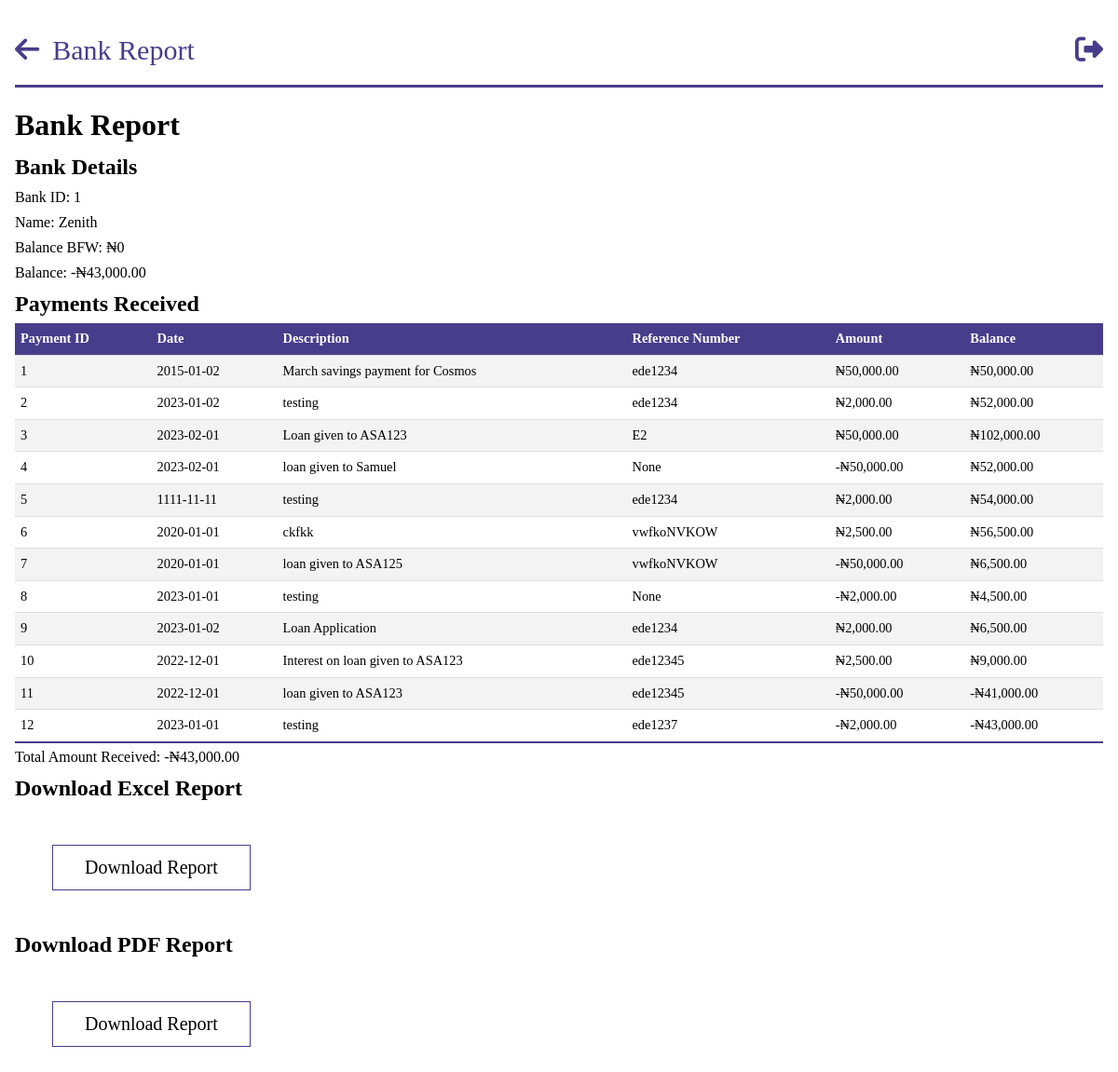
/bank_report/1 (signed in), run on an earlier commit of the app's database.
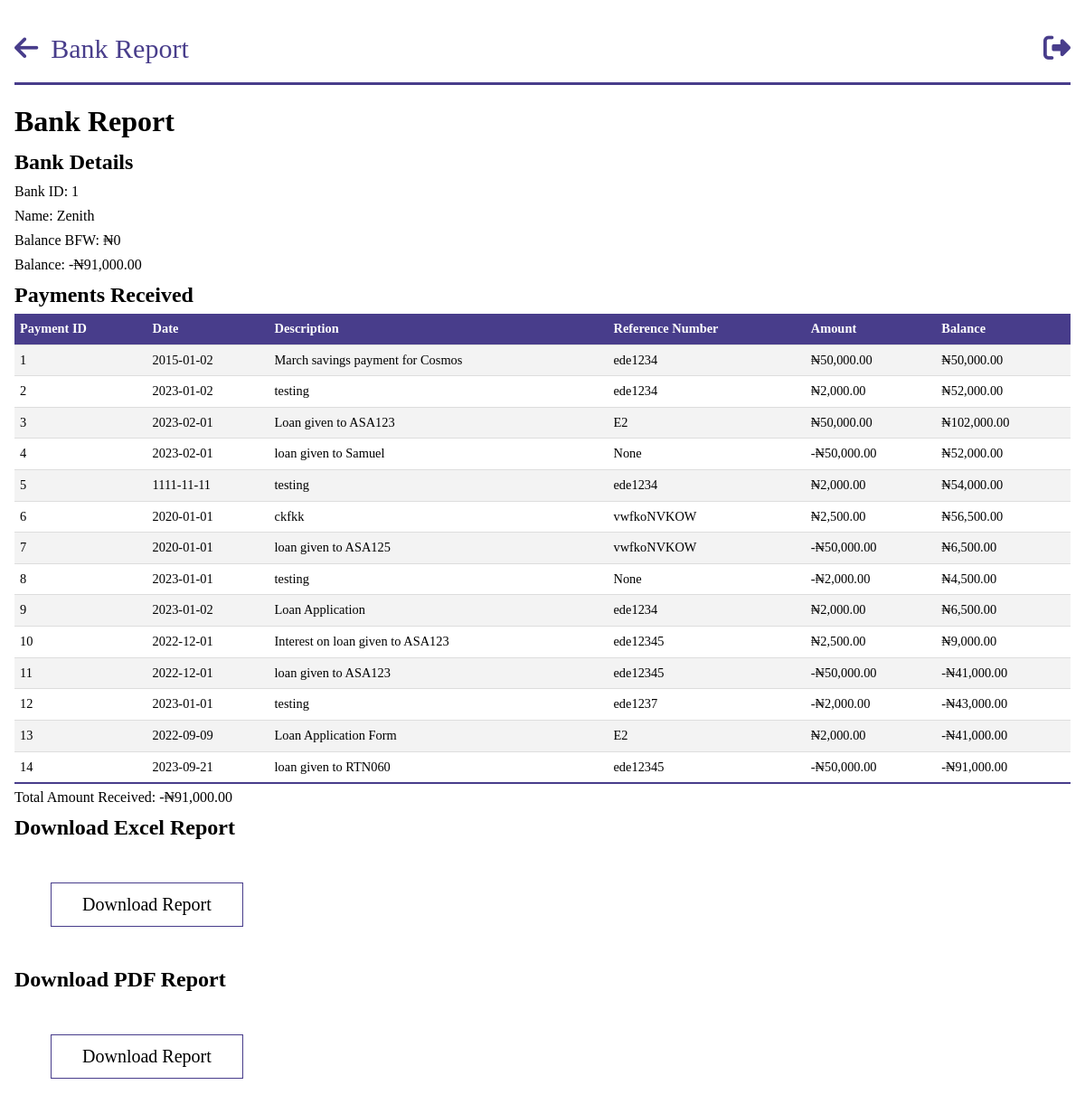
And on a later commit of the database.
### models.py (models this page shows, shortened)
class Bank(db.Model):
    __tablename__ = "banks"
    id = db.Column(db.Integer, primary_key=True)
    name = db.Column(db.String, nullable=False, unique=True)
    balance_bfd = db.Column(db.Float, default=0.0)
    new_balance = db.Column(db.Float, default=0.0)
    payments = db.relationship("BankPayment", backref="bank")

class BankPayment(db.Model):
    __tablename__ = "bank_payments"
    id = db.Column(db.Integer, primary_key=True)
    amount = db.Column(db.Float, nullable=False)
    exact_date = db.Column(db.DateTime, nullable=False, default=datetime.utcnow)
    date = db.Column(db.Date, nullable=False)
    person_id = db.Column(
        db.Integer, db.ForeignKey("persons.id"), nullable=True, index=True
    )
    company_id = db.Column(
        db.Integer, db.ForeignKey("companies.id"), nullable=True, index=True
    )
    description = db.Column(db.String, nullable=True)
    ref_no = db.Column(db.String)
    bank_balance = db.Column(db.Float, nullable=True)
    bank_id = db.Column(
        db.Integer, db.ForeignKey("banks.id"), nullable=True, index=True
    )

### app.py (the view)
@app.route("/bank_report/<bank_id>")
@login_required
@role_required(["Admin", "Secretary", "Sub-Admin"])
def individual_bank_report(bank_id):
    bank = query.get_bank(bank_id)
    payments = bank.payments
    total_amount = sum(payment.amount for payment in payments)
    return render_template(
        "query/bank_report.html",
        bank=bank,
        payments=payments,
        total_amount=total_amount,
    )

### app.py (called while the page is built)
@login_manager.user_loader
def load_user(person_id):
    return Person.query.get(person_id)

def role_required(roles_required):
    def decorator(view_func):
        @wraps(view_func)
        def wrapper(*args, **kwargs):
            if not current_user.is_authenticated:
                flash("You must be logged in to access this page.", "error")
                return redirect(url_for("login"))
            user_role = current_user.role
            if user_role.name not in roles_required:
                flash("You don't have the required role to access this page.", "error")
                return redirect(
                    url_for("dashboard")
                )  # Change this to your desired redirect
            return view_func(*args, **kwargs)
        return wrapper
    return decorator

@app.before_request
def before_request():
    g.user = current_user

@app.template_filter("currency")
@login_required
def currency(value):
    modified_value = format_currency(value)  # Modify the value as needed
    return modified_value

### filters.py (called while the page is built)
def format_currency(
    value, currency_symbol="₦", decimal_separator=".", thousands_separator=","
):
    if value:
        if value < 0:
            formatted_value = f"-{currency_symbol}{abs(value):,.2f}"
        else:
            formatted_value = f"{currency_symbol}{value:,.2f}"
        formatted_value = formatted_value.replace(".", decimal_separator).replace(
            ",", thousands_separator
        )
    else:
        formatted_value = f"{currency_symbol}0"
    return formatted_value

### queries.py (called while the page is built)
    def get_bank(self, bank_id):
        bank = Bank.query.get(bank_id)
        return bank

### templates/query/bank_report.html (shortened to what this page needs)
{%extends 'base.html' %}
{% block header%}
Bank Report
{% endblock  %}
{% block anchor%}
<a href="{{ url_for('queries') }}" id='arrow'><i class="fa-solid fa-arrow-left"></i></a>
{% endblock  %}
{%block content%}
<body id="person">
    <h1>Bank Report</h1>
    <h2>Bank Details</h2>
    <p>Bank ID: {{ bank.id }}</p>
    <p>Name: {{ bank.name }}</p>
    <p>Balance BFW: {{ bank.balance_bfd | currency}}</p>
    <p>Balance: {{ bank.new_balance | currency}}</p>
    <h2>Payments Received</h2>
    <table class="tab-content">
        <thead>
            <tr>
                <th>Payment ID</th>
                <th>Date</th>
                <th>Description</th>
                <th>Reference Number</th>
                <th>Amount</th>
                <th>Balance</th>
            </tr>
        </thead>
        <tbody>
            {% for payment in payments %}
            <tr>
                <td>{{ payment.id }}</td>
                <td>{{ payment.date }}</td>
                <td>{{ payment.description}}</td>
                <td>{{ payment.ref_no}}</td>
                <td>{{ payment.amount | currency }}</td>
                <td>{{ payment.bank_balance | currency}}</td>
            </tr>
            {% endfor %}
        </tbody>
    </table>
    </body>
    <p>Total Amount Received: {{ total_amount | currency }}</p>
    <h2>Download Excel Report</h2>
    <button id="downloadExcelButton">Download Report</button>
    <h2>Download PDF Report</h2>
    <button id="downloadPdfButton">Download Report</button>
</body>
{%endblock%}

### templates/base.html (shortened to what this page needs)
<!DOCTYPE html>
<html lang="en">
<head>
    <link rel="stylesheet" href="https://cdnjs.cloudflare.com/ajax/libs/font-awesome/6.4.0/css/all.min.css"/>
    <link rel="stylesheet" href="\static\css\style.css">
</head>
<body class='index'>
    <header class="dashboard">
        <section id="nav">
            {%block anchor%}<a href="{{url_for('dashboard')}}" id='arrow'><i class="fa-solid fa-arrow-left"></i></a>{%endblock%}
            <a id="head">{% block header%}{% endblock  %}</a>
            <a href="{{url_for('logout')}}" class="tail"><i class="fa-sharp fa-solid fa-right-from-bracket"></i></a>
        </section>
    </header>
    {%block content%} {%endblock%}
</body>
</html>

### static/css/style.css (style rules this page uses)
* { margin: 0; padding: 0; box-sizing: border-box; font-family:'Times New Roman', Times, serif; }
.index { background-color: #ffffff; margin: 0 auto; max-width: 80em; line-height: 1.5; padding: 1em 1em; }
.index a { color: #fff; line-height: 2.5; text-decoration: none; }
.index #nav { border-bottom: #483d8b solid; margin-bottom: 1em; }
.index #nav a { font-size: 10px; }
.index #nav .tail { float: right; }
.index #nav a { font-size: 30px; color: #483d8b; }
.index #nav .tail i { color: #483d8b; }
.index #nav #arrow i { color: #483d8b; margin-right: 10px; }
#person * { color: #000; max-width: 90em; margin: 0 auto; margin-bottom: 3px; }
#person .tab-content { width: 100%; border-collapse: collapse; font-size: 0.9em; min-width: 400px; }
#person .tab-content tr th { background-color: #483d8b; color: #fff; text-align: left; font-weight: bold; }
#person th, #person td { padding: 6px; text-align: left; border-bottom: 1px solid #ddd; }
#person .tab-content tbody tr:nth-of-type(odd) { background-color: #f3f3f3; }
#person .tab-content tbody tr:last-of-type { border-bottom: 2px solid #483d8b; }
#person button { margin: 2em 2em; display: inline-block; text-decoration: none; border: 1px solid #483d8b; padding: 12px 34px; font-size: 20px; background: transparent; position: relative; cursor: pointer; }

What changed in the data, as far as the page shows it:
changed Bank "Zenith": new_balance "-₦43,000.00" → "-₦91,000.00"
added BankPayment: id "13", date "2022-09-09", description "Loan Application Form", ref_no "E2", amount "₦2,000.00", bank_balance "-₦41,000.00"
added BankPayment: id "14", date "2023-09-21", description "loan given to RTN060", ref_no "ede12345", amount "-₦50,000.00", bank_balance "-₦91,000.00"
Also different on the page:
{{ total_amount | currency }}: "-₦43,000.00" → "-₦91,000.00"
